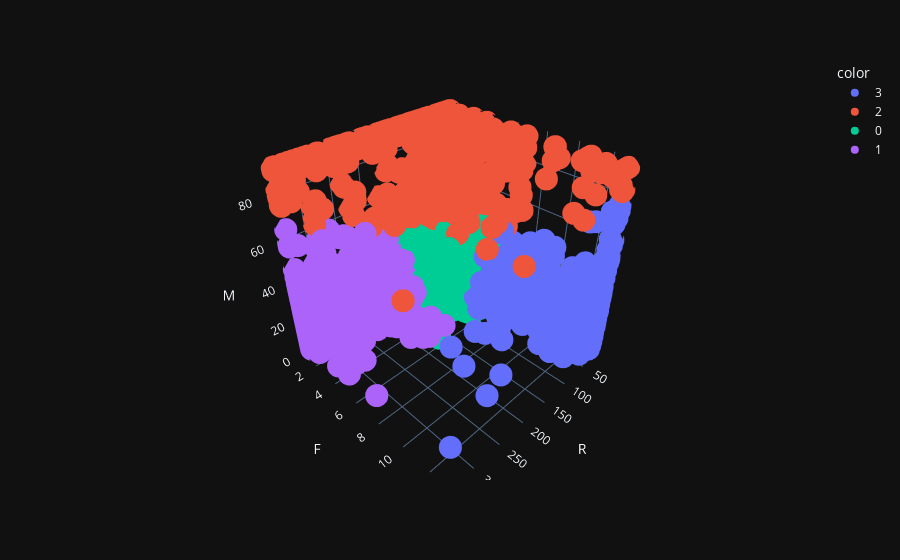

Notebook cell for this chart:
### Code cell
px.scatter_3d(df_rfm_clip, x='R', y='F', z='M', color=kmeans_labels.astype(str), template='plotly_dark')

### Figure 1 — Plotly figure (JSON) as saved in the notebook; plotly's stock layout.template omitted (floating-point values rounded to 4 significant figures; data arrays with more than 128 entries replaced by an {"elided": "..."} marker saying what was removed)
{"data": [{"hovertemplate": "color=3<br>R=%{x}<br>F=%{y}<br>M=%{z}<extra></extra>", "legendgroup": "3", "marker": {"color": "#636efa", "symbol": "circle"}, "mode": "markers", "name": "3", "scene": "scene", "showlegend": true, "type": "scatter3d", "x": {"elided": "617 int values"}, "y": {"elided": "617 int values"}, "z": {"elided": "617 float values"}}, {"hovertemplate": "color=2<br>R=%{x}<br>F=%{y}<br>M=%{z}<extra></extra>", "legendgroup": "2", "marker": {"color": "#EF553B", "symbol": "circle"}, "mode": "markers", "name": "2", "scene": "scene", "showlegend": true, "type": "scatter3d", "x": {"elided": "397 int values"}, "y": {"elided": "397 int values"}, "z": {"elided": "397 float values"}}, {"hovertemplate": "color=0<br>R=%{x}<br>F=%{y}<br>M=%{z}<extra></extra>", "legendgroup": "0", "marker": {"color": "#00cc96", "symbol": "circle"}, "mode": "markers", "name": "0", "scene": "scene", "showlegend": true, "type": "scatter3d", "x": {"elided": "2347 int values"}, "y": {"elided": "2347 int values"}, "z": {"elided": "2347 float values"}}, {"hovertemplate": "color=1<br>R=%{x}<br>F=%{y}<br>M=%{z}<extra></extra>", "legendgroup": "1", "marker": {"color": "#ab63fa", "symbol": "circle"}, "mode": "markers", "name": "1", "scene": "scene", "showlegend": true, "type": "scatter3d", "x": {"elided": "975 int values"}, "y": {"elided": "975 int values"}, "z": {"elided": "975 float values"}}], "layout": {"legend": {"title": {"text": "color"}, "tracegroupgap": 0}, "margin": {"t": 60}, "scene": {"domain": {"x": [0, 1], "y": [0, 1]}, "xaxis": {"title": {"text": "R"}}, "yaxis": {"title": {"text": "F"}}, "zaxis": {"title": {"text": "M"}}}}}
